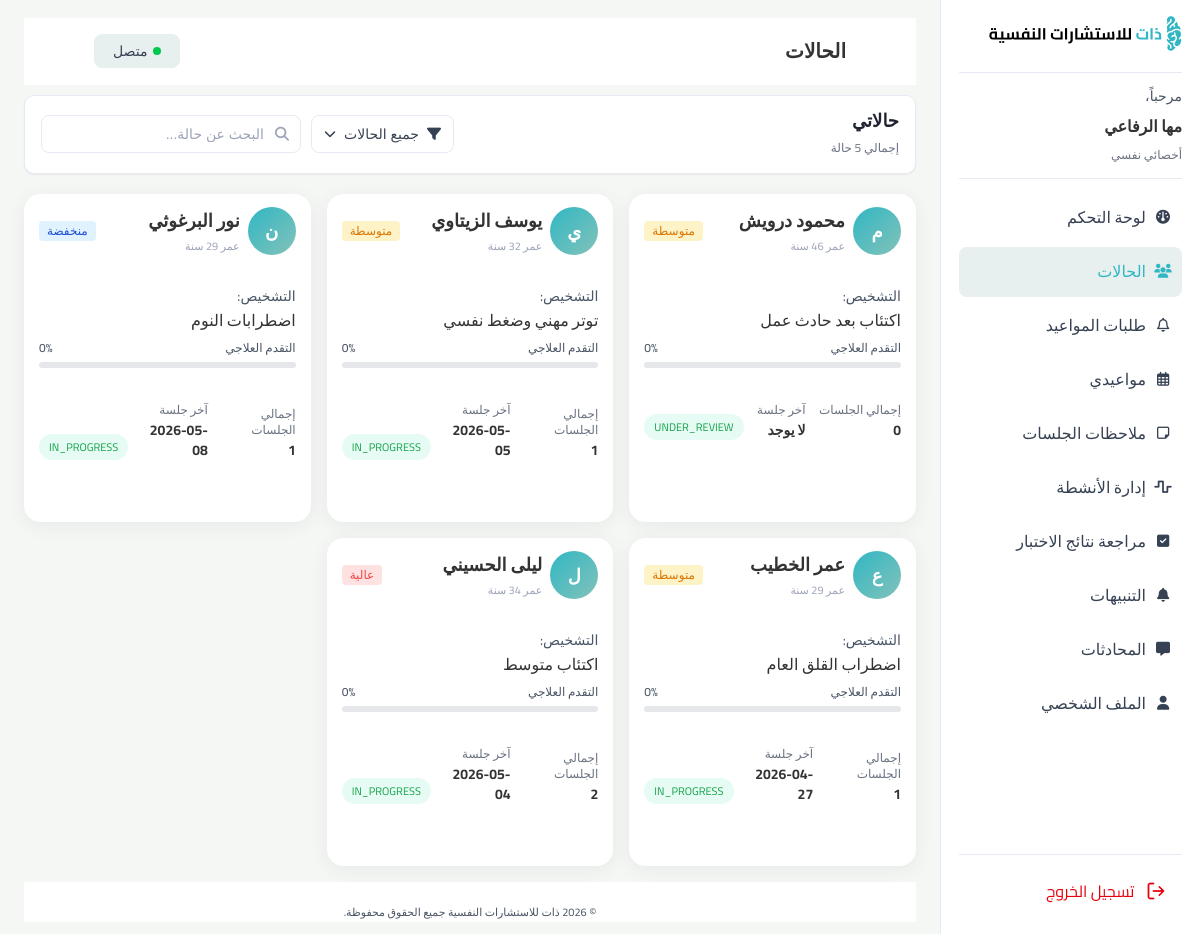
Screenshot of /TherapistPHP/therapist/therapist-cases/index.php (signed in) with the database file from the repository.
### tables this page shows
CREATE TABLE `cases` (
  `case_id` int(11) NOT NULL,
  `client_id` int(11) DEFAULT NULL,
  `therapist_id` int(11) DEFAULT NULL,
  `title` varchar(200) NOT NULL,
  `description` text DEFAULT NULL,
  `status` enum('IN_PROGRESS','UNDER_REVIEW','CLOSED') NOT NULL DEFAULT 'IN_PROGRESS',
  `priority` varchar(10) NOT NULL DEFAULT 'MEDIUM' CHECK (`priority` in ('LOW','MEDIUM','HIGH')),
  `is_flagged` tinyint(1) NOT NULL DEFAULT 0,
  `created_at` datetime NOT NULL DEFAULT current_timestamp(),
  `last_updated` datetime NOT NULL DEFAULT current_timestamp() ON UPDATE current_timestamp(),
  `closed_at` datetime DEFAULT NULL,
  `progress` tinyint(3) UNSIGNED NOT NULL DEFAULT 0 CHECK (`progress` between 0 and 100)
);

CREATE TABLE `users` (
  `user_id` int(11) NOT NULL,
  `name` varchar(100) NOT NULL,
  `email` varchar(150) NOT NULL,
  `password` varchar(255) NOT NULL,
  `phone` varchar(20) DEFAULT NULL,
  `avatar` varchar(255) DEFAULT NULL,
  `role` varchar(20) NOT NULL CHECK (`role` in ('CLIENT','THERAPIST','ADMIN')),
  `is_active` tinyint(1) DEFAULT 1,
  `created_at` datetime NOT NULL DEFAULT current_timestamp(),
  `updated_at` datetime NOT NULL DEFAULT current_timestamp() ON UPDATE current_timestamp(),
  `is_2fa_enabled` tinyint(1) NOT NULL DEFAULT 0,
  `username` varchar(50) DEFAULT NULL,
  `appointment_notifications` tinyint(1) NOT NULL DEFAULT 1,
  `message_notifications` tinyint(1) NOT NULL DEFAULT 1,
  `activity_reminder_notifications` tinyint(1) NOT NULL DEFAULT 1,
  `session_version` int(10) UNSIGNED NOT NULL DEFAULT 0
);

### TherapistPHP/therapist/therapist-cases/index.php (the view, shortened to what this page needs)
<?php
require_once __DIR__ . '/../../connection.php';
$user_id = $_SESSION['user_id'];
$therapist_id = $user_id;
$current_filter = $_GET['filter'] ?? 'all';
$current_search = trim($_GET['search'] ?? '');
$sql = "
    SELECT cs.case_id, cs.title, cs.status, cs.priority, cs.created_at,
           u.name AS client_name, c.date_of_birth,
           COUNT(s.session_id) AS total_sessions,
           MAX(s.start_time) AS last_session
    FROM cases cs
    JOIN clients c ON cs.client_id = c.client_id
    JOIN users u ON c.client_id = u.user_id
    LEFT JOIN sessions s ON s.case_id = cs.case_id
    WHERE cs.therapist_id = ?
";
$types = "i";
$params = [$therapist_id];
$sql .= " GROUP BY cs.case_id ORDER BY cs.created_at DESC";
$stmt = $conn->prepare($sql);
$stmt->bind_param($types, ...$params);
$stmt->execute();
$cases = $stmt->get_result()->fetch_all(MYSQLI_ASSOC);
$total_count = count($cases);
$filter_labels = [
    'all' => 'جميع الحالات',
    'active' => 'نشطة',
    'low' => 'حدة منخفضة',
    'medium' => 'حدة متوسطة',
    'high' => 'حدة عالية',
];
function calcAge($dob) {
    return (int) date_diff(date_create($dob), date_create('today'))->y;
}
function firstLetterCases($name) {
    return mb_substr(trim($name), 0, 1, 'UTF-8');
}
$priority_labels = ['LOW' => 'منخفضة', 'MEDIUM' => 'متوسطة', 'HIGH' => 'عالية'];
$priority_classes = ['LOW' => 'severity-low', 'MEDIUM' => 'severity-medium', 'HIGH' => 'severity-high'];
$status_labels = [
    'NEW' => 'جديدة', 'IN_ASSESSMENT' => 'نشطة', 'IN_THERAPY' => 'نشطة',
    'ON_HOLD' => 'معلقة', 'RECOVERED' => 'متعافية'
];
$status_classes = [
    'NEW' => 'status-active', 'IN_ASSESSMENT' => 'status-active', 'IN_THERAPY' => 'status-active',
    'ON_HOLD' => 'status-hold', 'RECOVERED' => 'status-recovered'
];
$status_progress = [
    'NEW' => 10, 'IN_ASSESSMENT' => 35, 'IN_THERAPY' => 60,
    'ON_HOLD' => 50, 'RECOVERED' => 100
];
$status_filter = [
    'NEW' => 'active', 'IN_ASSESSMENT' => 'active', 'IN_THERAPY' => 'active',
    'ON_HOLD' => 'hold', 'RECOVERED' => 'recovered'
];
?>
<!DOCTYPE html>
<html lang="ar" dir="rtl">
<head>
    <link rel="stylesheet"
        href="https://cdnjs.cloudflare.com/ajax/libs/font-awesome/6.5.1/css/all.min.css" />
 <link rel="stylesheet" href="../thirapist.css">
  <link rel="stylesheet" href="../total.css"/>
    <link rel="stylesheet" href="style.css">
</head>
<body>
    <div class="app">
<?php include "../layouts/sidebar.php"; ?>
        <main class="main">
            <header class="main-header">
                <h1 class="page-title">الحالات</h1>
                <button class="status-btn">
                    <span class="status-dot"></span>
                    متصل
                </button>
            </header>
            <section class="cases-topbar">
                <section class="cases-summary">
                    <div class="summary-title">حالاتي</div>
                    <div class="summary-count">إجمالي <?= $total_count ?> حالة</div>
                </section>
                <section class="cases-toolbar">
                    <button class="filter-btn" id="filterToggle" type="button">
                        <i class="fa-solid fa-filter"></i>
                        <span id="filterLabel"><?= $filter_labels[$current_filter] ?? 'جميع الحالات' ?></span>
                        <i class="fa-solid fa-chevron-down chevron"></i>
                    </button>
                    <form id="searchForm" method="GET" class="search-box">
                        <i class="fa-solid fa-magnifying-glass search-icon"></i>
                        <input id="caseSearch" name="search" type="text" placeholder="البحث عن حالة..." value="<?= htmlspecialchars($current_search) ?>">
                    </form>
                </section>
            </section>
            <section class="cases-grid">
                <?php if (empty($cases)): ?>
                    <p class="muted" style="text-align:center; padding:40px; grid-column: 1/-1;">لا توجد حالات حالياً</p>
                <?php else: ?>
                    <?php foreach ($cases as $case):
                        $age = calcAge($case['date_of_birth']);
                        $progress = $status_progress[$case['status']] ?? 0;
                        $priorityLower = strtolower($case['priority']);
                        $filterStatus = $status_filter[$case['status']] ?? 'active';
                    ?>
                    <article class="case-card"
                        data-name="<?= htmlspecialchars($case['client_name']) ?>"
                        data-urgency="<?= $priorityLower ?>"
                        data-status="<?= $filterStatus ?>">
                        <header class="case-card-header">
                            <div class="case-avatar"><?= firstLetterCases($case['client_name']) ?></div>
                            <div class="case-header-text">
                                <div class="case-name"><?= htmlspecialchars($case['client_name']) ?></div>
                                <?php if ($age): ?>
                                    <div class="case-age">عمر <?= $age ?> سنة</div>
                                <?php endif; ?>
                            </div>
                            <span class="severity-badge <?= $priority_classes[$case['priority']] ?? 'severity-medium' ?>"><?= $priority_labels[$case['priority']] ?? 'متوسطة' ?></span>
                        </header>
                        <div class="case-body">
                            <div class="case-diagnosis-label">التشخيص:</div>
                            <div class="case-diagnosis"><?= htmlspecialchars($case['title']) ?></div>
                            <div class="case-progress">
                                <div class="progress-top">
                                    <span class="progress-label">التقدم العلاجي</span>
                                    <span class="progress-percent"><?= $progress ?>%</span>
                                </div>
                                <div class="progress-bar">
                                </div>
                            </div>
                        </div>
                        <footer class="case-footer">
                            <div class="case-meta">
                                <div class="meta-label">إجمالي الجلسات</div>
                                <div class="meta-value"><?= (int)$case['total_sessions'] ?></div>
                            </div>
                            <div class="case-meta">
                                <div class="meta-label">آخر جلسة</div>
                                <div class="meta-value"><?= $case['last_session'] ? date('Y-m-d', strtotime($case['last_session'])) : 'لا يوجد' ?></div>
                            </div>
                            <span class="status-pill <?= $status_classes[$case['status']] ?? 'status-active' ?>"><?= $status_labels[$case['status']] ?? $case['status'] ?></span>
                        </footer>
                    </article>
                    <?php endforeach; ?>
                <?php endif; ?>
            </section>
 <?php include "../layouts/footer.php"; ?>
        </main>
    </div>
</body>
</html>

### TherapistPHP/therapist/thirapist.css (style rules this page uses)
.app { display: flex; min-height: 100vh; }
.main { flex: 1; padding: 18px 24px 12px; display: flex; flex-direction: column; width: auto; height: auto; min-width: 0; background-color: #F5F7F5; }
.main-header { display: flex; align-items: center; justify-content: space-between; margin-bottom: 14px; padding: 20px 15px ; background-color:#FFFFFF ; }
.page-title { margin: 0; font-size: 20px; font-weight: 700; color: #333333; text-align: right; vertical-align: middle; line-height: 28px; }
.status-btn { display: inline-flex; align-items: center; gap: 6px; padding: 6px 18px; border-radius: 8px; border: 1px solid#E7EFEF; background:#E7EFEF; color:#364153; font-size: 14px; font-weight: 400; line-height: 20px; }
.status-dot { width: 8px; height: 8px; border-radius: 50%; background: #00C950; }

### TherapistPHP/therapist/total.css (style rules this page uses)
*, *::before, *::after { box-sizing: border-box; margin: 0; padding: 0; }
body { margin: 0; font-family: 'Cairo', system-ui, -apple-system, BlinkMacSystemFont, 'Segoe UI', sans-serif; direction: rtl; background-color: #ffffff; color:#4A5565; }
.main-header { background-color: #ffffff; border-bottom: 1px solid #ffffff; height: 67px; width: 1512; padding: 0 70px; display: flex; align-items: center; justify-content: space-between; margin-bottom: 10px; }
.progress-bar { height: 100%; width: 0%; background: #36A397; transition: width 0.25s ease; }

### rows the page displays
cases: users.name "م", users.name "محمود درويش", priority "متوسطة", title "اكتئاب بعد حادث عمل", status "0", total_sessions "0", shows "لا يوجد", status "UNDER_REVIEW"
cases: users.name "ي", users.name "يوسف الزيتاوي", priority "متوسطة", title "توتر مهني وضغط نفسي", status "0", total_sessions "1", last_session "2026-05-05", status "IN_PROGRESS"
cases: users.name "ن", users.name "نور البرغوثي", priority "منخفضة", title "اضطرابات النوم", status "0", total_sessions "1", last_session "2026-05-08", status "IN_PROGRESS"
cases: users.name "ع", users.name "عمر الخطيب", priority "متوسطة", title "اضطراب القلق العام", status "0", total_sessions "1", last_session "2026-04-27", status "IN_PROGRESS"
cases: users.name "ل", users.name "ليلى الحسيني", priority "عالية", title "اكتئاب متوسط", status "0", total_sessions "2", last_session "2026-05-04", status "IN_PROGRESS"

### other values shown
$_SESSION['user_name'] "مها الرفاعي"
$filter_labels[$current_filter] "جميع الحالات"
